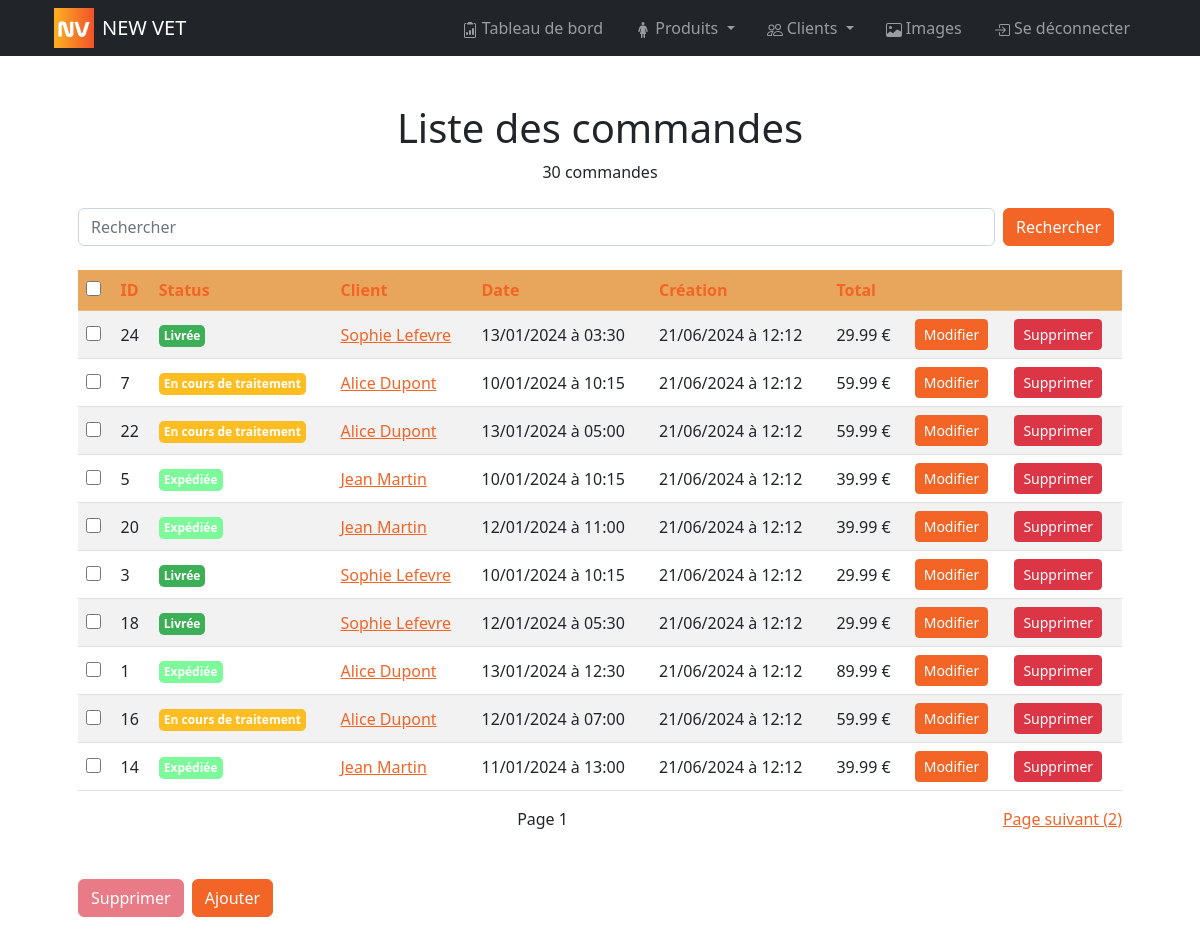
/bo/pages/orders/index.php (signed in), run on the app's committed database.
### tables this page shows
CREATE TABLE `order`(
        order_id INT AUTO_INCREMENT NOT NULL UNIQUE,
        customer_id INT NOT NULL,
        shipping_address_id INT NOT NULL,
        billing_address_id INT NOT NULL,
        card_id INT NOT NULL,
        status_id INT NOT NULL,
        order_date DATETIME NOT NULL,
        total_amount FLOAT NOT NULL DEFAULT 0,
        is_deleted BOOLEAN NOT NULL DEFAULT 0,
        created_at DATETIME NOT NULL DEFAULT NOW(),
        CONSTRAINT order_PK PRIMARY KEY (order_id),
        CONSTRAINT order_customer_FK FOREIGN KEY (customer_id) REFERENCES customer(customer_id) ON DELETE CASCADE,
        CONSTRAINT order_shipping_address_FK FOREIGN KEY (shipping_address_id) REFERENCES address(address_id),
        CONSTRAINT order_billing_address_FK FOREIGN KEY (billing_address_id) REFERENCES address(address_id),
        CONSTRAINT order_card_FK FOREIGN KEY (card_id) REFERENCES card(card_id),
        CONSTRAINT order_status_FK FOREIGN KEY (status_id) REFERENCES status(status_id)
);

CREATE TABLE status(
        status_id INT AUTO_INCREMENT NOT NULL UNIQUE,
        libelle VARCHAR (50) NOT NULL,
        color VARCHAR (7) NOT NULL UNIQUE DEFAULT '#000000',
        sort_order INT,
        is_deleted BOOLEAN NOT NULL DEFAULT 0,
        created_at DATETIME NOT NULL DEFAULT NOW(),
        CONSTRAINT status_PK PRIMARY KEY (status_id)
);

CREATE TABLE customer(
        customer_id INT AUTO_INCREMENT NOT NULL UNIQUE,
        first_name VARCHAR (50) NOT NULL,
        last_name VARCHAR (50) NOT NULL,
        email VARCHAR (50) NOT NULL UNIQUE,
        connection_token VARCHAR (500),
        validate_email_token VARCHAR (500),
        reset_password_code INT (6),
        has_validated_email BOOLEAN NOT NULL DEFAULT 0,
        password VARCHAR (150) NOT NULL,
        last_login DATETIME,
        is_deleted BOOLEAN NOT NULL DEFAULT 0,
        created_at DATETIME NOT NULL DEFAULT NOW(),
        CONSTRAINT customer_PK PRIMARY KEY (customer_id)
);

### controllers/order.php (called while the page is built, shortened)
<?php
function getOrders($date_start = null, $date_end = null, $search = null, $customer_id = null, $sort =  array(array('order' => 'DESC', 'order_by' => 'order_date')), $offset = null, $per_page = 10)
{
    $sql = "SELECT DISTINCT `order`.* FROM `order`
    LEFT JOIN status ON status.status_id = `order`.status_id
    LEFT JOIN order_line ON order_line.order_id = `order`.order_id
    LEFT JOIN product ON order_line.product_slug = product.slug
    LEFT JOIN product_category ON product_category.product_slug = product.slug
    LEFT JOIN category ON product_category.category_slug = category.slug
    LEFT JOIN product_material ON product_material.product_slug = product.slug
    LEFT JOIN material ON product_material.material_slug = material.slug
    LEFT JOIN customer ON customer.customer_id = `order`.customer_id";
    $sql .= " WHERE 1 = 1";
    $sql .= " AND `order`.is_deleted = 0";
    if ($sort) {
        $sql .= " ORDER BY ";
        foreach ($sort as $key => $value) {
            $sql .= "COALESCE(`order`." . $value['order_by'] . ", 9999999) " . strtoupper($value['order']);
        }
    }
    if ($per_page) $sql .= " LIMIT :per_page";
    $params = array();
    if ($per_page) $params[":per_page"] = $per_page;
    $result = Database::queryAll($sql, $params);
    return $result['data'];
}
function getOrdersCount($date_start = null, $date_end = null, $search = null, $customer_id = null)
{
    $sql = "SELECT COUNT(DISTINCT `order`.order_id) as count FROM `order`
    LEFT JOIN status ON status.status_id = `order`.status_id
    LEFT JOIN order_line ON order_line.order_id = `order`.order_id
    LEFT JOIN product ON order_line.product_slug = product.slug
    LEFT JOIN product_category ON product_category.product_slug = product.slug
    LEFT JOIN category ON product_category.category_slug = category.slug
    LEFT JOIN product_material ON product_material.product_slug = product.slug
    LEFT JOIN material ON product_material.material_slug = material.slug
    LEFT JOIN customer ON customer.customer_id = `order`.customer_id";
    $sql .= " WHERE 1 = 1";
    $sql .= " AND `order`.is_deleted = 0";
    $params = array();
    $result = Database::queryOne($sql, $params);
    return $result['data']['count'];
}

### utils/database.php (called while the page is built, shortened)
<?php
class Database
{
    private static $dbHost = DB_HOST;
    private static $dbName = DB_NAME;
    private static $dbUser = DB_USER;
    private static $dbPass = DB_PASSWORD;
    private static $forcedStringParams = array(':email', ':password', ':token', ':code', ':name', ':libelle');
    private static $forcedIntParams = array(':per_page', ':offset', ':customer_id', ':admin_id');
    private static $forcedBoolParams = array(':is_deleted');
    private static $connection = null;
    private static function connect()
    {
        if (self::$connection === null) {
            try {
                self::$connection = new PDO("mysql:host=" . self::$dbHost . ";dbname=" . self::$dbName, self::$dbUser, self::$dbPass);
                self::$connection->setAttribute(PDO::ATTR_ERRMODE, PDO::ERRMODE_EXCEPTION);
            } catch (PDOException $e) {
                if (defined('APP_DEBUG') && APP_DEBUG) die("Erreur lors de la connexion à la base de données: " . $e->getMessage());
            }
        }
    }
    public static function queryAll(string $query, array $params = array())
    {
        $data = array();
        $success = true;
        $error = null;
        try {
            $statement = self::$connection->prepare($query);
            foreach ($params as $key => $value) {
                if (is_int($value) || in_array($key, self::$forcedIntParams)) {
                    $statement->bindValue($key, $value, PDO::PARAM_INT);
                } elseif (is_bool($value) || in_array($key, self::$forcedBoolParams)) {
                    $statement->bindValue($key, $value, PDO::PARAM_BOOL);
                } elseif (is_string($value) || in_array($key, self::$forcedStringParams)) {
                    $statement->bindValue($key, htmlspecialchars($value), PDO::PARAM_STR);
                } elseif (is_null($value)) {
                    $statement->bindValue($key, $value, PDO::PARAM_NULL);
                } else {
                    $statement->bindValue($key, $value);
                }
            }
            $statement->execute();
            $data = $statement->fetchAll(PDO::FETCH_ASSOC);
        } catch (PDOException $e) {
            $success = false;
            $error = $e->getMessage();
            self::handleError($query, $params, $error);
        }
        return array(
            'success' => $success,
            'data' => $data,
            'error' => $error
        );
    }
    public static function queryOne(string $query, array $params = array())
    {
        $data = array();
        $success = true;
        $error = null;
        try {
            $statement = self::$connection->prepare($query);
            foreach ($params as $key => $value) {
                if (is_int($value) || in_array($key, self::$forcedIntParams)) {
                    $statement->bindValue($key, $value, PDO::PARAM_INT);
                } elseif (is_bool($value) || in_array($key, self::$forcedBoolParams)) {
                    $statement->bindValue($key, $value, PDO::PARAM_BOOL);
                } elseif (is_string($value) || in_array($key, self::$forcedStringParams)) {
                    $statement->bindValue($key, htmlspecialchars($value), PDO::PARAM_STR);
                } elseif (is_null($value)) {
                    $statement->bindValue($key, $value, PDO::PARAM_NULL);
                } else {
                    $statement->bindValue($key, $value);
                }
            }
            $statement->execute();
            $data = $statement->fetch(PDO::FETCH_ASSOC);
        } catch (PDOException $e) {
            $success = false;
            $error = $e->getMessage();
            self::handleError($query, $params, $error);
        }
        return array(
            'success' => $success,
            'data' => $data,
            'error' => $error
        );
    }
}

### controllers/status.php (called while the page is built, shortened)
<?php
function getStatus($status_id)
{
    $sql = "SELECT * FROM status WHERE status_id = :status_id;";
    $params = array(":status_id" => $status_id);
    $result = Database::queryOne($sql, $params);
    return $result['data'];
}

### controllers/customer.php (called while the page is built, shortened)
<?php
function getCustomer($customer_id)
{
    $sql = "SELECT * FROM customer WHERE customer_id = :customer_id";
    $result = Database::queryOne($sql, array(":customer_id" => $customer_id));
    return $result['data'];
}

### helpers/fr_datetime.php (called while the page is built)
<?php
function fr_datetime($inputDate) {
    $dateTime = new DateTime($inputDate);
    $formattedDate = $dateTime->format('d/m/Y à H:i');
    return $formattedDate;
}

### bo/pages/orders/index.php (the view, shortened to what this page needs)
<?php
include_once APP_PATH . "controllers/order.php";
include_once APP_PATH . "controllers/status.php";
include_once APP_PATH . "controllers/customer.php";
include_once APP_PATH . "helpers/fr_datetime.php";
$search = isset($_GET['search']) ? $_GET['search'] : null;
$order_by = isset($_GET['order_by']) ? $_GET['order_by'] : 'created_at';
$order = isset($_GET['order']) && $_GET['order'] == 'desc' ? 'DESC' : 'ASC';
$page = isset($_GET['page']) ? $_GET['page'] : 1;
$new_order = $order == 'DESC' ? 'asc' : 'desc';
$sort = array(array('order' => $order, 'order_by' => $order_by));
$orders_count = getOrdersCount(null, null, $search, null);
$per_page = 10;
$offset = ($page - 1) * $per_page;
$maxPage = ceil($orders_count / $per_page);
$orders = getOrders(null, null, null, null, $sort, $offset, $per_page);
?>
<!DOCTYPE html>
<html lang="fr">
<head>
    <link href="<?= APP_URL ?>bo/style/bootstrap.css" rel="stylesheet">
    <link href="<?= APP_URL ?>bo/style/main.css" rel="stylesheet">
</head>
<body>
    <?php include_once APP_PATH . "bo/partials/header.php"; ?>
    <div class="container p-4 p-lg-5">
        <h1 class="text-center">Liste des commandes</h1>
        <p class="text-center"><?= $orders_count ?> commande<?php if ($orders_count > 1) : ?>s<?php endif; ?></p>
        <form class="d-flex justify-content-between my-4" method="GET">
            <input class="form-control mr-sm-2" id="search" type="search" placeholder="Rechercher" aria-label="Search" name="search" value="<?= $search ?>">
            <button class="btn btn-primary mx-2 my-sm-0" type="submit">Rechercher</button>
        </form>
        <table class="table table-striped">
            <thead>
                <tr class="table-primary">
                    <th scope='col' colspan='1'><input type="checkbox" onclick="toggleAll()"></th>
                    <th scope='col'><a class="text-decoration-none" href="?search=<?= $search ?>&page=<?= $page ?>&order_by=order_id&order=<?= $new_order ?>">ID</a></th>
                    <th scope='col'><a class="text-decoration-none" href="?search=<?= $search ?>&page=<?= $page ?>&order_by=status_id&order=<?= $new_order ?>">Status</a></th>
                    <th scope='col'><a class="text-decoration-none" href="?search=<?= $search ?>&page=<?= $page ?>&order_by=customer_id&order=<?= $new_order ?>">Client</a></th>
                    <th scope='col'><a class="text-decoration-none" href="?search=<?= $search ?>&page=<?= $page ?>&order_by=order_date&order=<?= $new_order ?>">Date</a></th>
                    <th scope='col'><a class="text-decoration-none" href="?search=<?= $search ?>&page=<?= $page ?>&order_by=created_at&order=<?= $new_order ?>">Création</a></th>
                    <th scope='col'><a class="text-decoration-none" href="?search=<?= $search ?>&page=<?= $page ?>&order_by=total_amount&order=<?= $new_order ?>">Total</a></th>
                    <th scope='col' colspan='2'>&nbsp;</th>
                </tr>
            </thead>
            <tbody>
                <?php
                foreach ($orders as $ord) {
                ?>
                    <tr class="align-middle">
                        <td><input id="order_<?= $ord['order_id'] ?>" type="checkbox" name="selected_orders[]" value="<?= $ord['order_id'] ?>"></td>
                        <td><?= $ord['order_id'] ?></td>
                        <td>
                            <?php $status = getStatus($ord['status_id']); ?>
                            <span class="badge" style="background-color: <?= $status['color'] ?>; color: white; padding: 5px; border-radius: 5px;">
                                <?= $status['libelle'] ?>
                            </span>
                        </td>
                        <td>
                            <?php
                            $customer = getCustomer($ord['customer_id']);
                            $nicename = $customer['first_name'] . " " . $customer['last_name'];
                            echo "<a href='" . APP_URL . "bo/pages/customers/index.php?search=" . $customer['email'] . "'>" . $nicename . "</a>";
                            ?>
                        </td>
                        <td><?= fr_datetime($ord['order_date']) ?></td>
                        <td><?= fr_datetime($ord['created_at']) ?></td>
                        <td><?= $ord['total_amount'] ?> €</td>
                        <td><a href="<?= APP_URL ?>bo/pages/orders/modify_order.php?id=<?= $ord['order_id'] ?>" class="btn btn-primary btn-sm">Modifier</a></td>
                        <td><a href="<?= APP_URL ?>bo/pages/orders/delete_order.php?id=<?= $ord['order_id'] ?>" class="btn btn-danger btn-sm">Supprimer</a></td>
                    </tr>
                <?php
                }
                ?>
            </tbody>
        </table>
        <div class="d-flex justify-content-between my-2">
            <?php if ($page > 1) : ?>
                <a href="?search=<?= $search ?>&page=<?= $page - 1 ?>&order_by=<?= $order_by ?>&order=<?= $order ?>">Page précédent (<?= $page - 1 ?>)</a>
            <?php else : ?>
                <span>&nbsp;</span>
            <?php endif; ?>
            <span>Page <?= $page ?></span>
            <?php if ($page < $maxPage) : ?>
                <a href="?search=<?= $search ?>&page=<?= $page + 1 ?>&order_by=<?= $order_by ?>&order=<?= $order ?>">Page suivant (<?= $page + 1 ?>)</a>
            <?php else : ?>
                <span>&nbsp;</span>
            <?php endif; ?>
        </div>
        <div class="d-flex justify-content-start gap-2 my-5">
            <button id="delete-orders" class="btn btn-danger" disabled onclick="deleteSelectedOrders()">Supprimer</button>
            <a href="<?= APP_URL ?>bo/pages/orders/create_order.php" class="btn btn-primary">Ajouter</a>
        </div>
    </div>
</body>
</html>

### bo/style/main.css (style rules this page uses)
:root { --primary: #F1452B; --secondary: #FEBD21; }
input[type="checkbox"] { accent-color: var(--primary); width: 15px; height: 15px; }

### data on the page
order: order_id "24", status.libelle "Livrée", customer.last_name "Sophie Lefevre", order_date "13/01/2024 à 03:30", created_at "21/06/2024 à 12:12", total_amount "29.99"
order: order_id "7", status.libelle "En cours de traitement", customer.last_name "Alice Dupont", order_date "10/01/2024 à 10:15", created_at "21/06/2024 à 12:12", total_amount "59.99"
order: order_id "22", status.libelle "En cours de traitement", customer.last_name "Alice Dupont", order_date "13/01/2024 à 05:00", created_at "21/06/2024 à 12:12", total_amount "59.99"
order: order_id "5", status.libelle "Expédiée", customer.last_name "Jean Martin", order_date "10/01/2024 à 10:15", created_at "21/06/2024 à 12:12", total_amount "39.99"
order: order_id "20", status.libelle "Expédiée", customer.last_name "Jean Martin", order_date "12/01/2024 à 11:00", created_at "21/06/2024 à 12:12", total_amount "39.99"
order: order_id "3", status.libelle "Livrée", customer.last_name "Sophie Lefevre", order_date "10/01/2024 à 10:15", created_at "21/06/2024 à 12:12", total_amount "29.99"
order: order_id "18", status.libelle "Livrée", customer.last_name "Sophie Lefevre", order_date "12/01/2024 à 05:30", created_at "21/06/2024 à 12:12", total_amount "29.99"
order: order_id "1", status.libelle "Expédiée", customer.last_name "Alice Dupont", order_date "13/01/2024 à 12:30", created_at "21/06/2024 à 12:12", total_amount "89.99"
order: order_id "16", status.libelle "En cours de traitement", customer.last_name "Alice Dupont", order_date "12/01/2024 à 07:00", created_at "21/06/2024 à 12:12", total_amount "59.99"
order: order_id "14", status.libelle "Expédiée", customer.last_name "Jean Martin", order_date "11/01/2024 à 13:00", created_at "21/06/2024 à 12:12", total_amount "39.99"

### other printed values
APP_NAME "NEW VET"
$orders_count "30"
$page "1"
$page + 1 "2"
